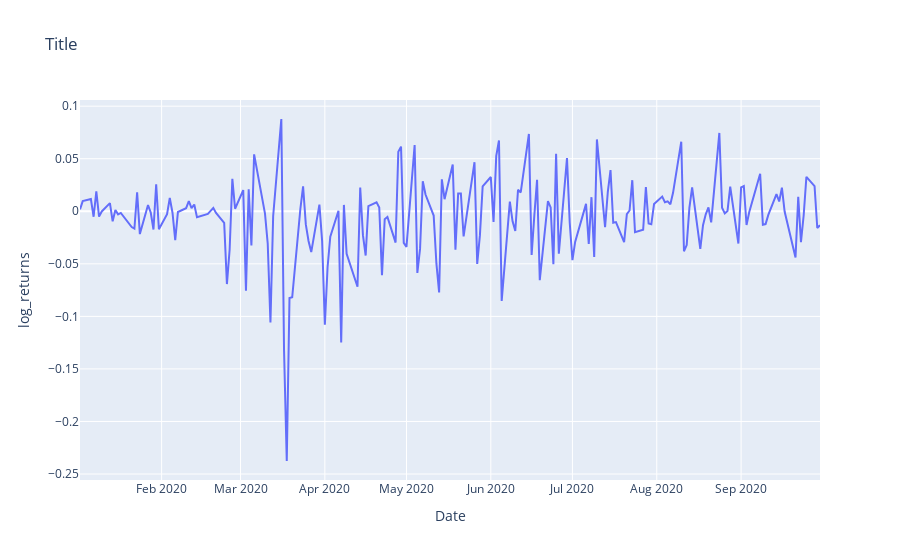

The notebook cell saved with this chart:
### Markdown cell above
## Plot

### Code cell
fig = px.line(returns_df, y = "log_returns", title = "Title")
fig.show()

### Figure 1 — Plotly figure (JSON) as saved in the notebook; plotly's stock layout.template omitted (floating-point values rounded to 4 significant figures; data arrays with more than 128 entries replaced by an {"elided": "..."} marker saying what was removed)
{"data": [{"hovertemplate": "Date=%{x}<br>log_returns=%{y}<extra></extra>", "legendgroup": "", "line": {"color": "#636efa", "dash": "solid"}, "mode": "lines", "name": "", "orientation": "v", "showlegend": false, "type": "scatter", "x": {"elided": "189 str values"}, "xaxis": "x", "y": {"elided": "189 float values"}, "yaxis": "y"}], "layout": {"legend": {"tracegroupgap": 0}, "title": {"text": "Title"}, "xaxis": {"anchor": "y", "domain": [0, 1], "title": {"text": "Date"}}, "yaxis": {"anchor": "x", "domain": [0, 1], "title": {"text": "log_returns"}}}}
